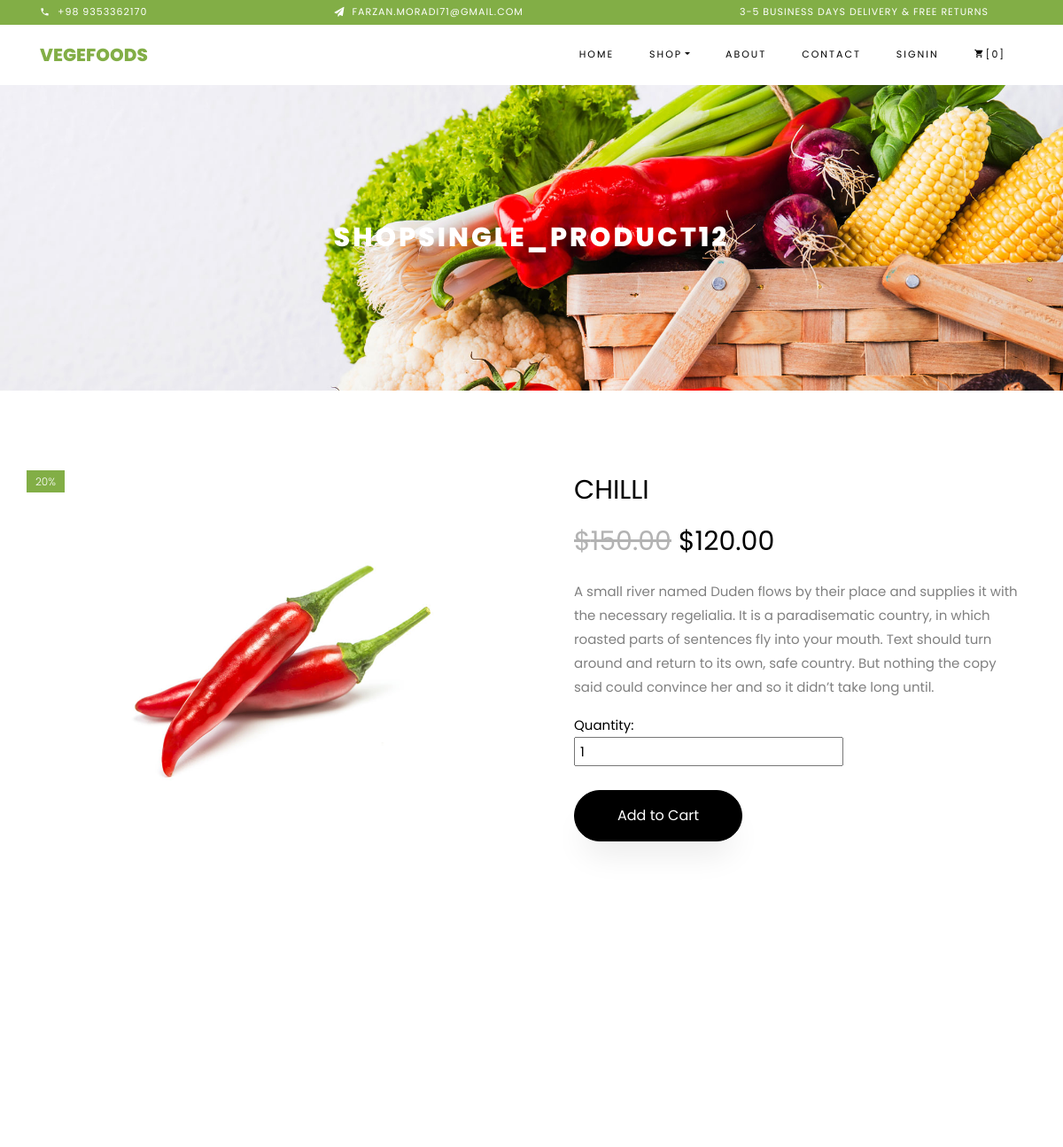
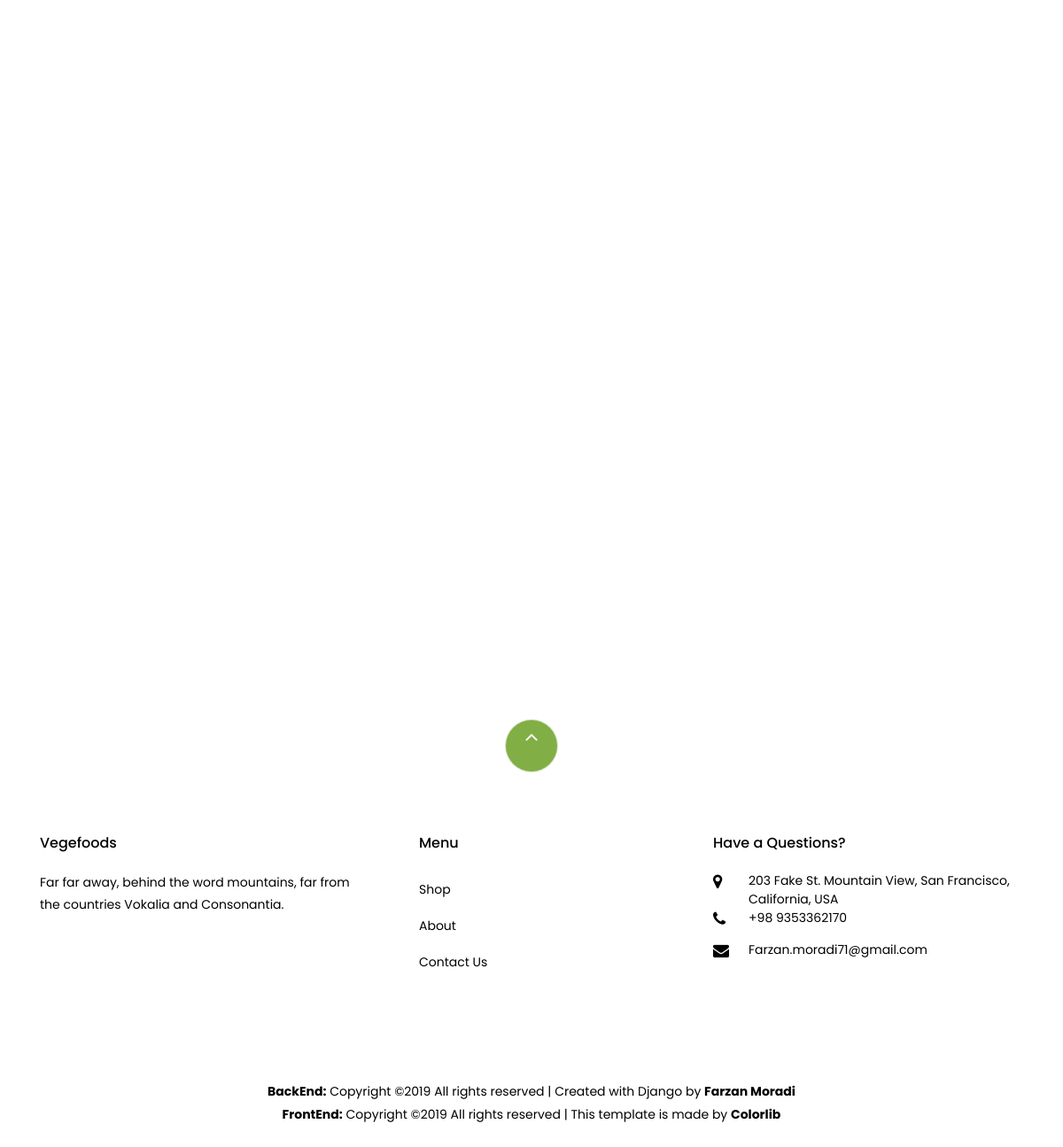
Screenshot of /shop/single_product/12/ with the database file from the repository (2 pictures, top to bottom).
### shop/models.py (models this page shows, shortened)
class Vegtables(models.Model):
    title = models.CharField(max_length=255, unique=True)
    kind = models.CharField(max_length=10, choices=KIND_CHOICES, default='green')
    prise = models.DecimalField(max_digits=6, decimal_places=2)
    Discount = models.PositiveIntegerField(default=0)
    detail = models.TextField(blank=True, default='')
    count = models.PositiveIntegerField(default=0)
    image = models.ImageField(upload_to = 'static/media/vegtables', default = 'static/media/vegtables/no-img.jpg')
    def discount_prise(self):
        return (self.prise * (100 - self.Discount))/100
    class Meta:
        ordering = ["title"]

### shop/views.py (the view)
# urls.py: url(r"single_product/(?P<pk>\d+)/$",views.SingleProduct,name="single_product"),
def SingleProduct(request, pk=None):
    wishlist = Wishlist.objects.all
    if pk:
        vegtable = Vegtables.objects.all
        args = {'vegtable':vegtable, 'pk':pk, 'wishlist':wishlist}
        return render(request,'single_product.html',args)
    else:
        args = {'wishlist':wishlist}
        return render(request,'shop.html',args)

### shop/templates/single_product.html (shortened to what this page needs)
{% extends 'base.html' %}
{% load staticfiles %}
{% block content %}
<section class="ftco-section">
    	<div class="container">
    		<div class="row">
            {% for Vegtables in vegtable %}
				{% if Vegtables.pk|add:"0" == pk|add:"0" %}
                    <div class="col-lg-6 mb-5 ftco-animate">
                        <a href="/{{ Vegtables.image }}" class="image-popup"><img src="/{{ Vegtables.image }}" class="img-fluid" alt="Colorlib Template">
                        {% if Vegtables.Discount > 0 %}
                                <span class="status" style="position: absolute; top: 0px; left: 0px; color: rgb(255, 255, 255); font-weight: 300; font-size: 12px; padding: 2px 10px; background: rgb(130, 174, 70);">{{ Vegtables.Discount }}%</span>
                            {% endif %}
                        </a>
                    </div>
                    <div class="col-lg-6 product-details pl-md-5 ftco-animate">
                        <h3>{{ Vegtables.title }}</h3>
                        {% if Vegtables.Discount > 0 %}
                            <p class="price"><span class="mr-2 price-dc" style="text-decoration: line-through;color: #b3b3b3;">${{ Vegtables.prise }}</span><span class="price-sale">${{ Vegtables.discount_prise }}</span></p>
                        {% else %}
                            <p class="price"><span>${{ Vegtables.prise }}</span></p>
                        {% endif %}
                        <p>{{ Vegtables.detail }}</p>
                        <p style="color:black;margin-bottom:0px">Quantity:</p>
                        <input id="num" style="padding-left:5px" type="number" name="count" value="1" class="vIntegerField" min="1" required="" onKeyDown="return false">
                            <br><br>
                        <p><a id="link" href="{% url 'cart:add_to_cart' pk=Vegtables.pk qnt=1 %}" class="btn btn-black py-3 px-5">Add to Cart</a></p>
                    </div>
                {% endif %}
			{% endfor %}
    		</div>
    	</div>
    </section>
    <section class="ftco-section">
    	<div class="container">
				<div class="row justify-content-center mb-3 pb-3">
        </div>
    	</div>
    	<div class="container">
    		<div class="row">
    		</div>
    	</div>
    </section>
{% endblock content %}

### rows the page displays
Vegtables: image (picture), Discount "20", title "CHILLI", prise "150.00", discount_prise "120.00", detail "A small river named Duden flows by their place and supplies it with the necessary regelialia. It is a paradisematic country, in which roasted parts of sentences fly into your mouth. Text should turn around and return to its own, safe country. But nothing the copy said could convince her and so it didn’t take long until."

### other values shown
{{ request.session.cart|length }} "0"
{{ request.path|cut:"/" }} "SHOPSINGLE_PRODUCT12"
